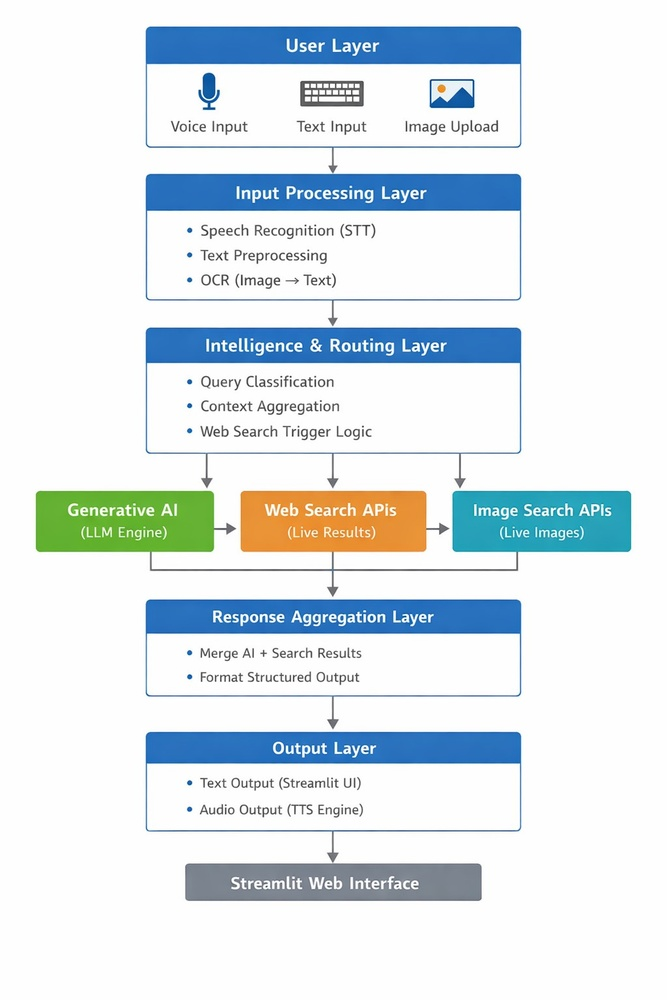
#> input picture flow_daigram.jpg, 667 x 1000 px, shrunk from 1024 x 1536 before the run
$ python -i vision.py   (imports and definitions only)
#> lines starting #> are read from the running program, lines starting #| are printed output that depends on the picture; after the words box and inside, x2 and y2 are one past the last pixel; in counts of white or black regions, pixels touching at a corner belong together
import pytesseract
import cv2
import numpy as np


pytesseract.pytesseract.tesseract_cmd = r"C:\Program Files\Tesseract-OCR\tesseract.exe"
def extract_text(image_path):
#> called with image_path = 'flow_daigram.jpg'
    img = cv2.imread(image_path)
#> img is the input picture: shape (1000, 667, 3); mean B, G, R 235.2, 231, 222.1
    gray = cv2.cvtColor(img, cv2.COLOR_BGR2GRAY)
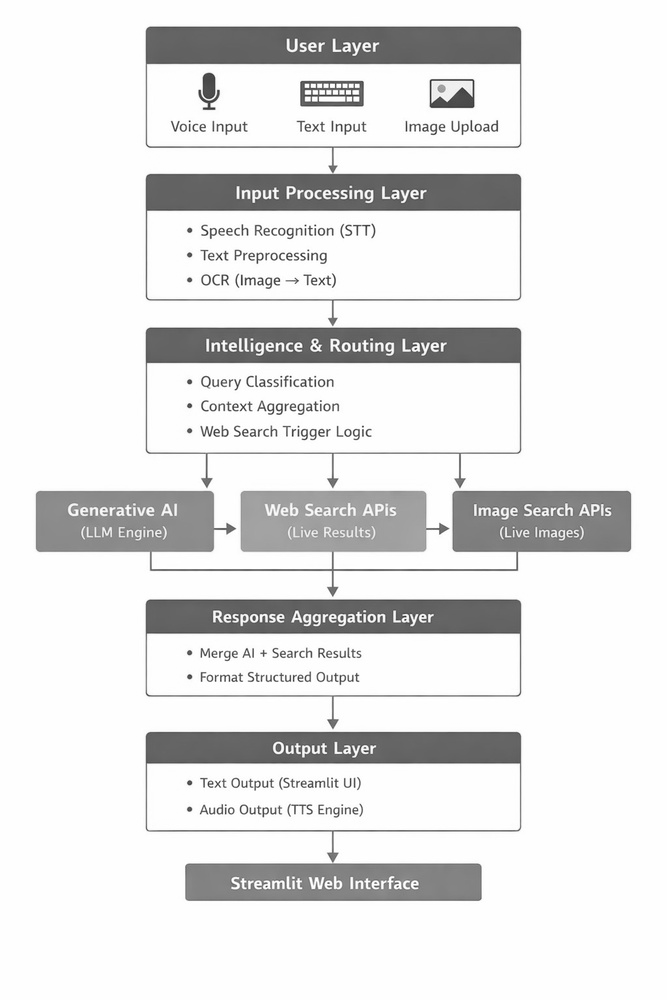
#> gray: shape (1000, 667); min 30, max 255, mean 228.8
    gray = cv2.GaussianBlur(gray, (5, 5), 0)

    thresh = cv2.adaptiveThreshold(
        gray,
        255,
        cv2.ADAPTIVE_THRESH_GAUSSIAN_C,
        cv2.THRESH_BINARY,
        11,
        2
    )
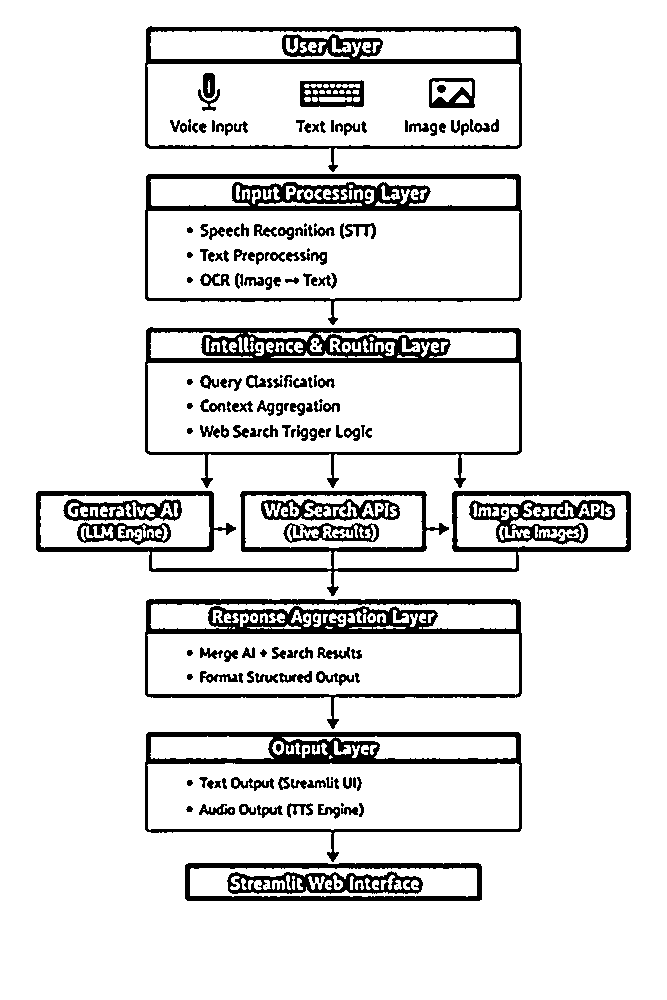
#> thresh: shape (1000, 667); 88.8% white; 217 black regions (58 under 20 px), largest, box (x1, y1, x2, y2) and area: (145, 327, 522, 488) 8970, (145, 599, 522, 729) 8612, (36, 491, 631, 596) 8575

    custom_config = r'--oem 3 --psm 6'
#> (the run stopped early here; a loop or call above may not have finished)
